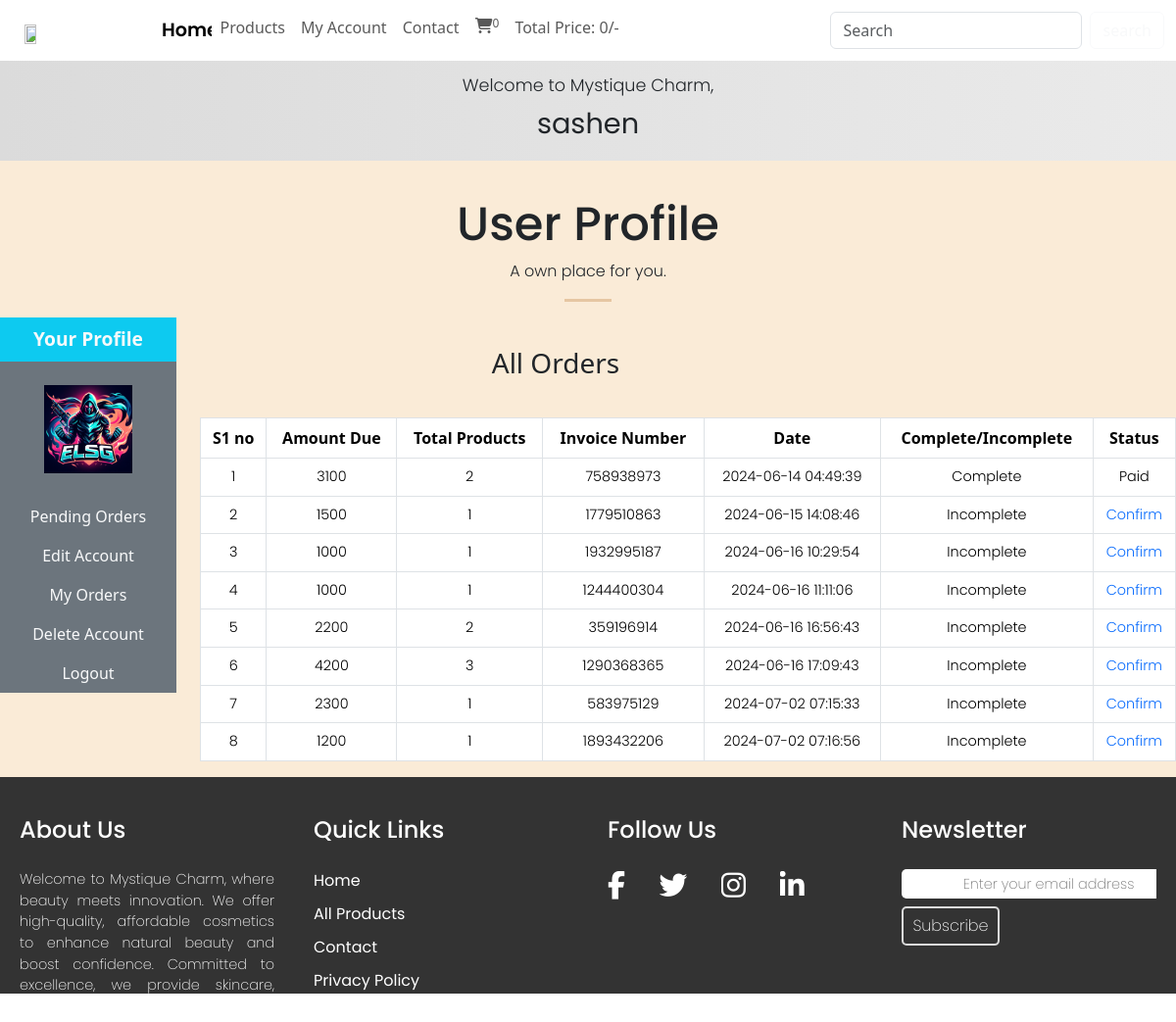
Screenshot of /users_area/profile.php?my_orders (signed in) with the database file from the repository.
### tables this page shows
CREATE TABLE `user_table` (
  `user_id` int(11) NOT NULL,
  `username` varchar(100) NOT NULL,
  `user_email` varchar(100) NOT NULL,
  `user_password` varchar(255) NOT NULL,
  `user_image` varchar(255) NOT NULL,
  `user_ip` varchar(100) NOT NULL,
  `user_address` varchar(255) NOT NULL,
  `user_mobile` varchar(20) NOT NULL
);

CREATE TABLE `user_orders` (
  `order_id` int(11) NOT NULL,
  `user_id` int(11) NOT NULL,
  `amount_due` int(255) NOT NULL,
  `invoice_number` int(255) NOT NULL,
  `total_products` int(255) NOT NULL,
  `order_date` timestamp NOT NULL DEFAULT current_timestamp() ON UPDATE current_timestamp(),
  `order_status` varchar(255) NOT NULL
);

### users_area/user_orders.php (the view, shortened to what this page needs)
<!DOCTYPE html>
<html lang="en">
<head>
</head>
<body>
    <?php
        $username=$_SESSION['username'];
        $get_user="select * from `user_table` where username='$username'";
        $result=mysqli_query($con,$get_user);
        $row_fetch=mysqli_fetch_assoc($result);
        $user_id=$row_fetch['user_id'];
    ?>
    <h3 class="All_orders">All Orders</h3>
    <table class="table table-bordered mt-5">
        <thead class="thead">
            <tr>
                <th>S1 no</th>
                <th>Amount Due</th>
                <th>Total Products</th>
                <th>Invoice Number</th>
                <th>Date</th>
                <th>Complete/Incomplete</th>
                <th>Status</th>
            </tr>
        </thead>
        <tbody class="bg-secondary text-light">
            <?php
                $get_order_details="Select * from `user_orders` where user_id=$user_id";
                $result_orders=mysqli_query($con, $get_order_details);
                $number=1;
                while($row_orders=mysqli_fetch_assoc($result_orders)){
                    $order_id=$row_orders['order_id'];
                    $amount_due=$row_orders['amount_due'];
                    $total_products=$row_orders['total_products'];
                    $invoice_number=$row_orders['invoice_number'];
                    $order_status=$row_orders['order_status'];
                    if($order_status=='pending'){
                        $order_status='Incomplete';
                    }else{
                        $order_status='Complete';
                    }
                    $order_date=$row_orders['order_date'];
                    echo "<tr>
                    <td>$number</td>
                    <td>$amount_due</td>
                    <td>$total_products</td>
                    <td>$invoice_number</td>
                    <td>$order_date</td>
                    <td>$order_status</td>";
                    ?>
                    <?php
                    if($order_status=='Complete'){
                        echo "<td>Paid</td>";
                    }else{
                        echo "<td><a href='confirm_payment.php?order_id=$order_id' class=''>Confirm</a></td>
                        </tr>";
                    }
                $number++;
                }
            ?>
        </tbody>
    </table>
</body>
</html>

### users_area/profile.php (shortened to what this page needs)
<?php
include('../functions/common_function.php');
?>
<!DOCTYPE html>
<html lang="en">
<head>
    <link href="https://cdn.jsdelivr.net/npm/bootstrap@5.3.3/dist/css/bootstrap.min.css" rel="stylesheet">
    <link rel="stylesheet" href="https://cdnjs.cloudflare.com/ajax/libs/font-awesome/6.5.1/css/all.min.css" />
    <link rel="stylesheet" href="../style.css">
</head>
<body>
    <div class="container-fluid p-0">
        <nav class="navbar navbar-expand-lg navbar-light">
            <div class="container-fluid">
                <img src="../images/Logo.png" alt="" class="logo">
                <div class="collapse navbar-collapse" id="navbarSupportedContent">
                    <ul class="navbar-nav me-auto mb-2 mb-lg-0">
                        <li class="nav-item">
                            <a class="nav-link active" aria-current="page" href="../index.php">Home</a>
                        </li>
                        <li class="nav-item">
                            <a class="nav-link" href="../display_all.php">Products</a>
                        </li>
                        <li class="nav-item">
                            <a class="nav-link" href="profile.php">My Account</a>
                        </li>
                        <li class="nav-item">
                            <a class="nav-link" href="../contact.php">Contact</a>
                        </li>
                        <li class="nav-item">
                            <a class="nav-link" href="../cart.php"><i class="fa fa-shopping-cart" aria-hidden="true"></i><sup><?php cart_item(); ?></sup></a>
                        </li>
                        <li class="nav-item">
                            <a class="nav-link" href="#">Total Price: <?php total_cart_price(); ?>/-</a>
                        </li>
                    </ul>
                    <form class="d-flex" action="../search_product.php" method="get">
                        <input class="form-control me-2" type="search" placeholder="Search" aria-label="Search" name="search_data">
                        <input type="submit" value="search" class="btn btn-outline-light" name="search_data_product">
                    </form>
                </div>
            </div>
        </nav>
        <div class="profile_segment01">
            <nav class="profile_navbar">
                <ul class="navbar-nav">
                    <?php
                    if (!isset($_SESSION['username'])) {
                        echo "<li>
                    <p class='welcome'>Welcome to Mystique Charm,</p>
                    <p class='guest'>Guest</p>
                </li>";
                    } else {
                        echo "<li>
                    <p class='welcome'>Welcome to Mystique Charm,</p>
                    <p class='guest'>" . $_SESSION['username'] . "</p>
                </li>";
                    }
                    ?>
                </ul>
            </nav>
        </div>
        <div class="profile_segment02">
            <h3 class="profile_Seg01_heading1">User Profile</h3>
            <p class="profile_Seg01_heading2">A own place for you.</p>
            <hr class="Divider">
            <div class="row">
                <div class="col-md-2">
                    <ul class="navbar-nav bg-secondary text-center">
                        <li class="nav-item bg-info">
                            <a class="nav-link text-light your_profile" href="#">
                                Your Profile
                            </a>
                        </li>
                        <?php
                        $username = $_SESSION['username'];
                        $user_image = "select * from `user_table` where username='$username'";
                        $result_image = mysqli_query($con, $user_image);
                        $row_image = mysqli_fetch_array($result_image);
                        $user_image = $row_image['user_image'];
                        echo "<li class='nav-item'>
                    <img src='./user_images/$user_image' class='profile_img my-4 mt-4' alt=''>
                </li>";
                        ?>
                        <li class="nav-item">
                            <a class="nav-link text-light" href="profile.php">
                                Pending Orders
                            </a>
                        </li>
                        <li class="nav-item">
                            <a class="nav-link text-light" href="profile.php?edit_account">
                                Edit Account
                            </a>
                        </li>
                        <li class="nav-item">
                            <a class="nav-link text-light" href="profile.php?my_orders">
                                My Orders
                            </a>
                        </li>
                        <li class="nav-item">
                            <a class="nav-link text-light" aria-current="page" href="profile.php?delete_account">
                                Delete Account
                            </a>
                        </li>
                        <li class="nav-item">
                            <a class="nav-link text-light" aria-current="page" href="./logout.php">
                                Logout
                            </a>
                        </li>
                    </ul>
                </div>
                <div class="col-md-10 text-center">
                    <?php
                    if (isset($_GET['my_orders'])) {
                        include('user_orders.php');
                    }
                    ?>
                </div>
            </div>
            <?php
            include("../includes/footer.php");
            ?>
        </div>
</body>
</html>

### style.css (style rules this page uses)
* { margin: 0; padding: 0; box-sizing: border-box; overflow-x: hidden; }
.profile_img { width: 50%; height: 50%; }
.logo { width: 10%; height: 10%; margin-top: 1.1%; margin-left: 1.1%; }
hr.Divider { border-top: 3px solid #a95a06; margin-left: 48%; margin-right: 48%; }
a:link { text-decoration: black; }
.profile_segment01 { background: linear-gradient(to right, #dbdbdb, #eaeaea); }
.profile_segment02 { background-color: #faebd7; height: 850px; }
.profile_Seg01_heading1 { position: relative; margin-top: 3%; text-align: center; overflow: visible; font-family: "Poppins", sans-serif; font-weight: 500; font-size: 300%; font-style: normal; }
.profile_Seg01_heading2 { position: relative; text-align: center; overflow: visible; font-family: "Poppins", sans-serif; font-weight: 300; font-size: 100%; font-style: normal; }
.profile_navbar { text-align: center; }
td { font-family: "Poppins", sans-serif; font-weight: 300; font-style: normal; font-size: 90%; }
.All_orders { translate: -135px 10px; margin-top: 2%; font-weight: 300; overflow: visible; }
.welcome { position: relative; overflow: hidden; font-family: "Poppins", sans-serif; font-weight: 300; font-style: normal; font-size: 110%; margin-top: 1%; height: fit-content; }
.guest { position: relative; overflow: visible; font-family: "Poppins", sans-serif; font-weight: 400; font-size: 180%; margin-top: -1%; }
.active { position: relative; color: #525252; font-family: "Poppins", sans-serif; font-weight: 600; font-size: 120%; font-style: normal; margin-left: 19.5%; margin-top: 2%; cursor: default; z-index: 1; }

### users_area/profile.php (style rules this page uses)
.profile_img { width: 90%; margin: auto; display: block; height: 100%; }
.your_profile { font-size: larger; font-weight: bold; }

### rows the page displays
user_table: user_image (picture)
user_orders: amount_due "3100", total_products "2", invoice_number "758938973", order_date "2024-06-14 04:49:39", order_status "Complete", shows "Paid"
user_orders: amount_due "1500", total_products "1", invoice_number "1779510863", order_date "2024-06-15 14:08:46", order_status "Incomplete"
user_orders: amount_due "1000", total_products "1", invoice_number "1932995187", order_date "2024-06-16 10:29:54", order_status "Incomplete"
user_orders: amount_due "1000", total_products "1", invoice_number "1244400304", order_date "2024-06-16 11:11:06", order_status "Incomplete"
user_orders: amount_due "2200", total_products "2", invoice_number "359196914", order_date "2024-06-16 16:56:43", order_status "Incomplete"
user_orders: amount_due "4200", total_products "3", invoice_number "1290368365", order_date "2024-06-16 17:09:43", order_status "Incomplete"
user_orders: amount_due "2300", total_products "1", invoice_number "583975129", order_date "2024-07-02 07:15:33", order_status "Incomplete"
user_orders: amount_due "1200", total_products "1", invoice_number "1893432206", order_date "2024-07-02 07:16:56", order_status "Incomplete"

### other values shown
$count_cart_items "0"
$total_price "0"
$_SESSION['username'] "sashen"
